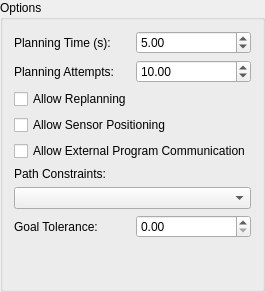
        <widget class="QGroupBox" name="groupBox_10">
         <property name="title">
          <string>Options</string>
         </property>
         <layout class="QVBoxLayout" name="verticalLayout_10">
          <item>
           <layout class="QHBoxLayout" name="horizontalLayout_3">
            <item>
             <widget class="QLabel" name="label_9">
              <property name="text">
               <string>Planning Time (s):</string>
              </property>
             </widget>
            </item>
            <item>
             <widget class="QDoubleSpinBox" name="planning_time">
              <property name="sizePolicy">
               <sizepolicy hsizetype="Minimum" vsizetype="Fixed">
                <horstretch>0</horstretch>
                <verstretch>0</verstretch>
               </sizepolicy>
              </property>
              <property name="maximum">
               <double>300.000000000000000</double>
              </property>
              <property name="value">
               <double>5.000000000000000</double>
              </property>
             </widget>
            </item>
           </layout>
          </item>
          <item>
           <layout class="QHBoxLayout" name="horizontalLayout_4">
            <item>
             <widget class="QLabel" name="label_10">
              <property name="text">
               <string>Planning Attempts:</string>
              </property>
             </widget>
            </item>
            <item>
             <widget class="QDoubleSpinBox" name="planning_attempts">
              <property name="sizePolicy">
               <sizepolicy hsizetype="Minimum" vsizetype="Fixed">
                <horstretch>0</horstretch>
                <verstretch>0</verstretch>
               </sizepolicy>
              </property>
              <property name="maximum">
               <number>1000</number>
              </property>
              <property name="value">
               <number>10</number>
               </property>
             </widget>
            </item>
           </layout>
          </item>
          <item>
           <widget class="QCheckBox" name="allow_replanning">
            <property name="text">
             <string>Allow Replanning</string>
            </property>
            <property name="checked">
             <bool>false</bool>
            </property>
           </widget>
          </item>
          <item>
           <widget class="QCheckBox" name="allow_looking">
            <property name="text">
             <string>Allow Sensor Positioning</string>
            </property>
            <property name="checked">
             <bool>false</bool>
            </property>
           </widget>
          </item>
          <item>
           <widget class="QCheckBox" name="allow_external_program">
            <property name="text">
             <string>Allow External Program Communication</string>
            </property>
            <property name="checked">
             <bool>false</bool>
            </property>
           </widget>
          </item>
          <item>
           <widget class="QLabel" name="label_5">
            <property name="text">
             <string>Path Constraints:</string>
            </property>
           </widget>
          </item>
          <item>
           <widget class="QComboBox" name="path_constraints_combo_box"/>
          </item>
          <item>
           <layout class="QHBoxLayout" name="horizontalLayout_11">
            <item>
             <widget class="QLabel" name="label_6">
              <property name="text">
               <string>Goal Tolerance:</string>
              </property>
             </widget>
            </item>
            <item>
             <widget class="QDoubleSpinBox" name="goal_tolerance"/>
            </item>
           </layout>
          </item>
          <item>
           <spacer name="verticalSpacer_2">
            <property name="orientation">
             <enum>Qt::Vertical</enum>
            </property>
            <property name="sizeHint" stdset="0">
             <size>
              <width>20</width>
              <height>40</height>
             </size>
            </property>
           </spacer>
          </item>
         </layout>
        </widget>
